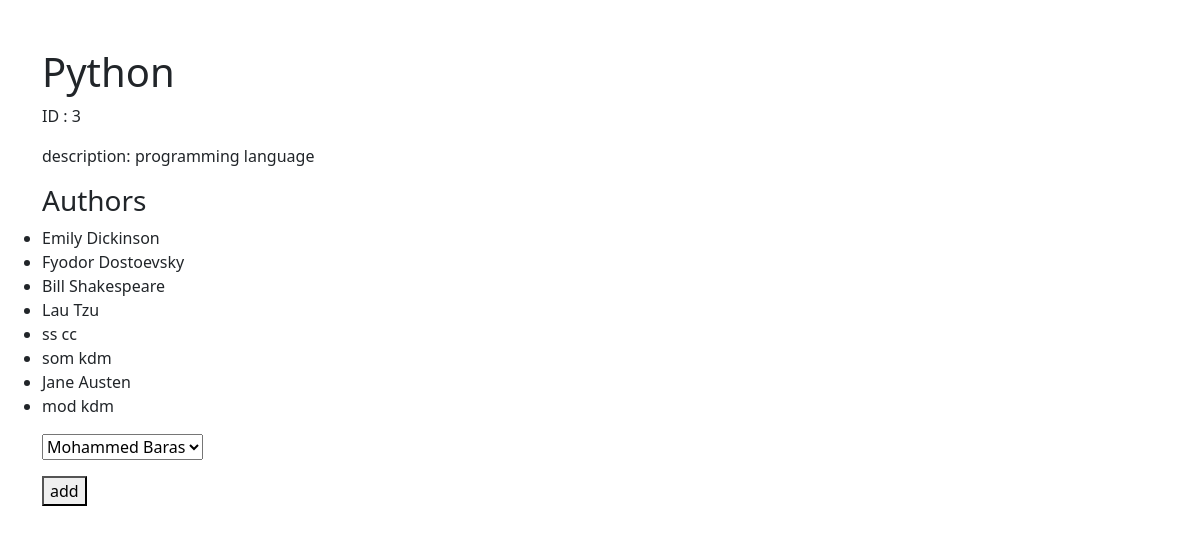
Page /books/3 on the committed database.
### Books_Authors_app/models.py (models this page shows)
class Book(models.Model):
    title = models.CharField(max_length=255)
    desc= models.TextField()
    created_at = models.DateTimeField(auto_now_add=True)
    updated_at = models.DateTimeField(auto_now=True)

class Author(models.Model):
    first_name = models.CharField(max_length=45)
    last_name = models.CharField(max_length=45)
    notes =models.TextField()
    books=models.ManyToManyField(Book, related_name="authors")
    created_at = models.DateTimeField(auto_now_add=True)
    updated_at = models.DateTimeField(auto_now=True)

### Books_Authors_app/views.py (the view)
# urls.py: path('books/<int:book_id>', views.book_disply),
def book_disply(request, book_id ):
    context = {
        'book_to_display': Book.objects.get(id=book_id),
        'all_author':Author.objects.all(),
    }
    return render(request, 'books.html', context)

### Books_Authors_app/templates/books.html (shortened to what this page needs)
<!DOCTYPE html>
<html lang="en">
<head>
    <link href="https://cdn.jsdelivr.net/npm/bootstrap@5.0.0-beta1/dist/css/bootstrap.min.css" rel="stylesheet">
</head>
<body class="container mt-5">
    <div class="row">
    <h1>{{book_to_display.title}}</h1>
    <p>ID : {{book_to_display.id}}</p>
    <div class="row">
        <div class="col-1">
            <label >description:</label>
        </div>
        <div class="col-7">
            <p > {{book_to_display.desc}}</p>
        </div>
    </div>
    <h3>Authors</h3>
    <ul>
        {% for author in book_to_display.authors.all %}
        <li> {{author.first_name}} {{author.last_name}}</li>
        {% endfor %}
    </ul>
    <form action="/add_book_author" method="post">
        <p>
            <select name="author_id">
                {% for author in all_author %}
                {% if author not in book_to_display.authors.all %}
                <option value="{{ author.id }}">{{author.first_name}} {{author.last_name}}</option>
                {% endif %}
                {% endfor %}
            </select>
        </p>
        <button type="submit">add</button>
    </form>
</body>
    </html>

### rows in the picture
Book: title "Python", id "3", desc "programming language"
Author: first_name "Emily", last_name "Dickinson"
Author: first_name "Fyodor", last_name "Dostoevsky"
Author: first_name "Bill", last_name "Shakespeare"
Author: first_name "Lau", last_name "Tzu"
Author: first_name "ss", last_name "cc"
Author: first_name "som", last_name "kdm"
Author: first_name "Jane", last_name "Austen"
Author: first_name "mod", last_name "kdm"

### other values in the picture
form field author_id "Mohammed Baras"
